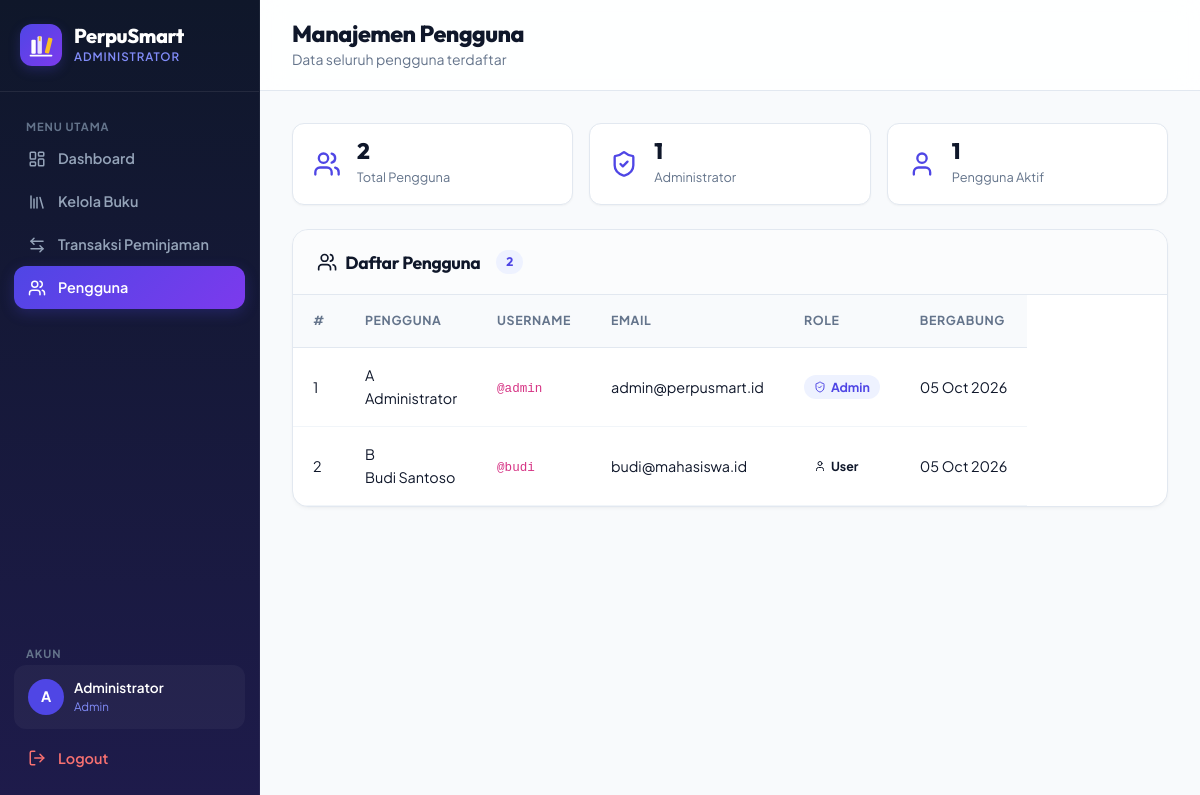
The page /index.php?page=admin/users (signed in) on the database its author committed.
### tables this page shows
CREATE TABLE IF NOT EXISTS users (
    id         INT UNSIGNED         NOT NULL AUTO_INCREMENT,
    nama       VARCHAR(100)         NOT NULL,
    username   VARCHAR(50)          NOT NULL UNIQUE,
    email      VARCHAR(150)         NOT NULL UNIQUE,
    password   VARCHAR(255)         NOT NULL,
    role       ENUM('admin','user') NOT NULL DEFAULT 'user',
    created_at TIMESTAMP            NOT NULL DEFAULT CURRENT_TIMESTAMP,
    updated_at TIMESTAMP            NOT NULL DEFAULT CURRENT_TIMESTAMP ON UPDATE CURRENT_TIMESTAMP,
    PRIMARY KEY (id)
);

### controllers/AdminController.php (called while the page is built, shortened)
<?php
class AdminController {
    private User $userModel;
    public function __construct() {
        $this->userModel = new User();
    }
    public function users(): void {
        $users          = $this->userModel->getAll();
        $totalAdmin     = $this->userModel->countByRole('admin');
        $totalUser      = $this->userModel->countByRole('user');
        require_once BASE_PATH . '/views/admin/users/index.php';
    }
}

### middleware/auth.php (called while the page is built, shortened)
<?php
function currentUser(): array {
    return [
        'id'       => $_SESSION['user_id']       ?? 0,
        'nama'     => $_SESSION['user_nama']     ?? '',
        'username' => $_SESSION['user_username'] ?? '',
        'role'     => $_SESSION['user_role']     ?? '',
    ];
}

### models/User.php (called while the page is built, shortened)
<?php
class User {
    private PDO $db;
    public function __construct() {
        $this->db = Database::getInstance();
    }
    public function getAll(): array {
        $stmt = $this->db->query(
            'SELECT id, nama, username, email, role, created_at FROM users ORDER BY created_at DESC'
        );
        return $stmt->fetchAll();
    }
    public function countByRole(string $role): int {
        $stmt = $this->db->prepare('SELECT COUNT(*) FROM users WHERE role = :role');
        $stmt->execute([':role' => $role]);
        return (int) $stmt->fetchColumn();
    }
}

### config/database.php (called while the page is built, shortened)
<?php
class Database {
    private static ?PDO $instance = null;
    public static function getInstance(): PDO {
        if (self::$instance === null) {
            $dsn = sprintf(
                'mysql:host=%s;port=%s;dbname=%s;charset=utf8mb4',
                DB_HOST, DB_PORT, DB_NAME
            );
            $options = [
                PDO::ATTR_ERRMODE            => PDO::ERRMODE_EXCEPTION,
                PDO::ATTR_DEFAULT_FETCH_MODE => PDO::FETCH_ASSOC,
                PDO::ATTR_EMULATE_PREPARES   => false,
                PDO::MYSQL_ATTR_INIT_COMMAND => "SET NAMES utf8mb4 COLLATE utf8mb4_unicode_ci",
            ];
            try {
                self::$instance = new PDO($dsn, DB_USER, DB_PASS, $options);
            } catch (PDOException $e) {
                http_response_code(500);
                die('<div style="font-family:sans-serif;padding:2rem;color:#c0392b;">
                    <h2>⚠ Koneksi Database Gagal</h2>
                    <p>' . htmlspecialchars($e->getMessage()) . '</p>
                    <p>Pastikan MySQL sudah berjalan dan konfigurasi di <code>config/config.php</code> sudah benar.</p>
                </div>');
            }
        }
        return self::$instance;
    }
}

### config/config.php (called while the page is built, shortened)
<?php
function e(string $str): string {
    return htmlspecialchars($str, ENT_QUOTES | ENT_SUBSTITUTE, 'UTF-8');
}

### views/admin/users/index.php (the view, shortened to what this page needs)
<?php require_once BASE_PATH . '/views/layouts/header.php'; ?>
<div class="ps-admin-layout">
    <?php require_once BASE_PATH . '/views/layouts/sidebar_admin.php'; ?>
    <main class="ps-admin-main">
        <header class="ps-topbar">
            <div class="ps-topbar-left">
                <div>
                    <h1 class="ps-page-title">Manajemen Pengguna</h1>
                    <p class="ps-page-subtitle">Data seluruh pengguna terdaftar</p>
                </div>
            </div>
        </header>
        <div class="ps-admin-content">
            <div class="ps-mini-stats mb-4">
                <div class="ps-mini-stat">
                    <i data-lucide="users"></i>
                    <div>
                        <strong><?= count($users) ?></strong>
                        <span>Total Pengguna</span>
                    </div>
                </div>
                <div class="ps-mini-stat">
                    <i data-lucide="shield-check"></i>
                    <div>
                        <strong><?= $totalAdmin ?></strong>
                        <span>Administrator</span>
                    </div>
                </div>
                <div class="ps-mini-stat">
                    <i data-lucide="user"></i>
                    <div>
                        <strong><?= $totalUser ?></strong>
                        <span>Pengguna Aktif</span>
                    </div>
                </div>
            </div>
            <div class="ps-card">
                <div class="ps-card-header">
                    <h3 class="ps-card-title">
                        <i data-lucide="users"></i> Daftar Pengguna
                        <span class="ps-badge ps-badge-primary ms-2"><?= count($users) ?></span>
                    </h3>
                </div>
                <div class="ps-card-body p-0">
                    <?php if (empty($users)): ?>
                        <div class="ps-empty-state">
                            <i data-lucide="user-x"></i>
                            <p>Belum ada data pengguna</p>
                        </div>
                    <?php else: ?>
                        <div class="ps-table-wrap">
                            <table class="ps-table">
                                <thead>
                                    <tr>
                                        <th>#</th>
                                        <th>Pengguna</th>
                                        <th>Username</th>
                                        <th>Email</th>
                                        <th>Role</th>
                                        <th>Bergabung</th>
                                    </tr>
                                </thead>
                                <tbody>
                                    <?php foreach ($users as $i => $u): ?>
                                        <tr>
                                            <td class="ps-td-num"><?= $i + 1 ?></td>
                                            <td>
                                                <div class="ps-user-cell">
                                                    <div class="ps-user-avatar-tbl">
                                                        <?= strtoupper(substr($u['nama'], 0, 1)) ?>
                                                    </div>
                                                    <span><?= e($u['nama']) ?></span>
                                                </div>
                                            </td>
                                            <td><code class="ps-code-text">@<?= e($u['username']) ?></code></td>
                                            <td><?= e($u['email']) ?></td>
                                            <td>
                                                <?php if ($u['role'] === 'admin'): ?>
                                                    <span class="ps-badge ps-badge-primary">
                                                        <i data-lucide="shield-check" style="width:12px;height:12px"></i>
                                                        Admin
                                                    </span>
                                                <?php else: ?>
                                                    <span class="ps-badge ps-badge-secondary">
                                                        <i data-lucide="user" style="width:12px;height:12px"></i>
                                                        User
                                                    </span>
                                                <?php endif; ?>
                                            </td>
                                            <td><?= date('d M Y', strtotime($u['created_at'])) ?></td>
                                        </tr>
                                    <?php endforeach; ?>
                                </tbody>
                            </table>
                        </div>
                    <?php endif; ?>
                </div>
            </div>
        </div>
    </main>
</div>
<?php require_once BASE_PATH . '/views/layouts/footer.php'; ?>

### views/layouts/sidebar_admin.php (shortened to what this page needs)
<?php
$currentPage = $_GET['page'] ?? '';
$user = currentUser();
?>
<aside class="ps-sidebar" id="adminSidebar">
    <div class="ps-sidebar-brand">
        <a href="<?= BASE_URL ?>/index.php?page=admin/dashboard" class="ps-brand-link">
            <div class="ps-brand-icon">
            </div>
            <div class="ps-brand-text">
                <span class="ps-brand-name">PerpuSmart</span>
                <span class="ps-brand-role">Administrator</span>
            </div>
        </a>
    </div>
    <nav class="ps-sidebar-nav">
        <div class="ps-nav-section">
            <span class="ps-nav-label">Menu Utama</span>
            <a href="<?= BASE_URL ?>/index.php?page=admin/dashboard"
               class="ps-nav-item <?= $currentPage === 'admin/dashboard' ? 'active' : '' ?>">
                <i data-lucide="layout-dashboard"></i>
                <span>Dashboard</span>
            </a>
            <a href="<?= BASE_URL ?>/index.php?page=admin/buku"
               class="ps-nav-item <?= str_starts_with($currentPage, 'admin/buku') ? 'active' : '' ?>">
                <i data-lucide="library"></i>
                <span>Kelola Buku</span>
            </a>
            <a href="<?= BASE_URL ?>/index.php?page=admin/peminjaman"
               class="ps-nav-item <?= str_starts_with($currentPage, 'admin/peminjaman') ? 'active' : '' ?>">
                <i data-lucide="arrow-left-right"></i>
                <span>Transaksi Peminjaman</span>
            </a>
            <a href="<?= BASE_URL ?>/index.php?page=admin/users"
               class="ps-nav-item <?= $currentPage === 'admin/users' ? 'active' : '' ?>">
                <i data-lucide="users"></i>
                <span>Pengguna</span>
            </a>
        </div>
        <div class="ps-nav-section mt-auto">
            <span class="ps-nav-label">Akun</span>
            <div class="ps-nav-user">
                <div class="ps-user-avatar">
                    <?= strtoupper(substr($user['nama'], 0, 1)) ?>
                </div>
                <div class="ps-user-info">
                    <span class="ps-user-name"><?= e($user['nama']) ?></span>
                    <span class="ps-user-role">Admin</span>
                </div>
            </div>
            <a href="<?= BASE_URL ?>/index.php?page=logout" class="ps-nav-item ps-nav-logout"
               onclick="return confirm('Yakin ingin logout?')">
                <i data-lucide="log-out"></i>
                <span>Logout</span>
            </a>
        </div>
    </nav>
</aside>

### rows shown on the page
users: nama "A", nama "Administrator", username "admin", email "admin@perpusmart.id", role "admin" (drawn), created_at "05 Oct 2026"
users: nama "B", nama "Budi Santoso", username "budi", email "budi@mahasiswa.id", role "user" (drawn), created_at "05 Oct 2026"

### other values the page prints
count($users) "2"
$totalAdmin "1"
$totalUser "1"
